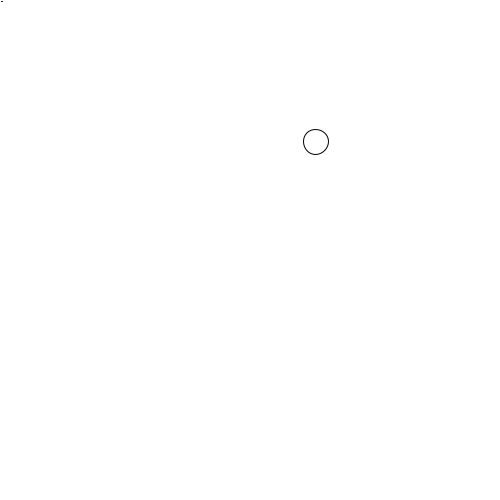
Frame 1 (no input)
Frame 60 (the mouse pressed at the canvas centre just before this capture): identical to frame 1, image omitted
Frame 120 (the mouse held since frame 60 and released just before this capture): identical to frame 1, image omitted

The Processing sketch that drew this single still picture (run headless with seeded random() and noise(); from frame 60 on, the mouse is pressed at the canvas centre):

// Processing sketch: processing_115617
// ── processing_115617.pde

void setup()
{
size(500,500);
background(255,255,255);
  ellipse(h,o,25,25);
 line(1,1,2,1);
}
float d =sqrt((25-mouseX)*(25-mouseX)+(45-mouseY)*(45-mouseY));
float h = random(25,475);
float o = random(25,475);
int x= 1;
int y= 1;
void draw()
{
 
  d =sqrt((h-mouseX)*(h-mouseX)+(o-mouseY)*(o-mouseY));
  
if (d<25)
{
 background(255,255,255,255);
 fill(0,0,0);
 h =random(0,500);
  o =random(0,500);
  ellipse(h,o,25,25);
}
if (d<20)
{
  background(255,255,255,255);
 fill(0,0,0);
 h =random(0,500);
  o =random(0,500);
  ellipse(h,o,25,25);
   x=x+100;
  line(1,y,x,y);
}

}
